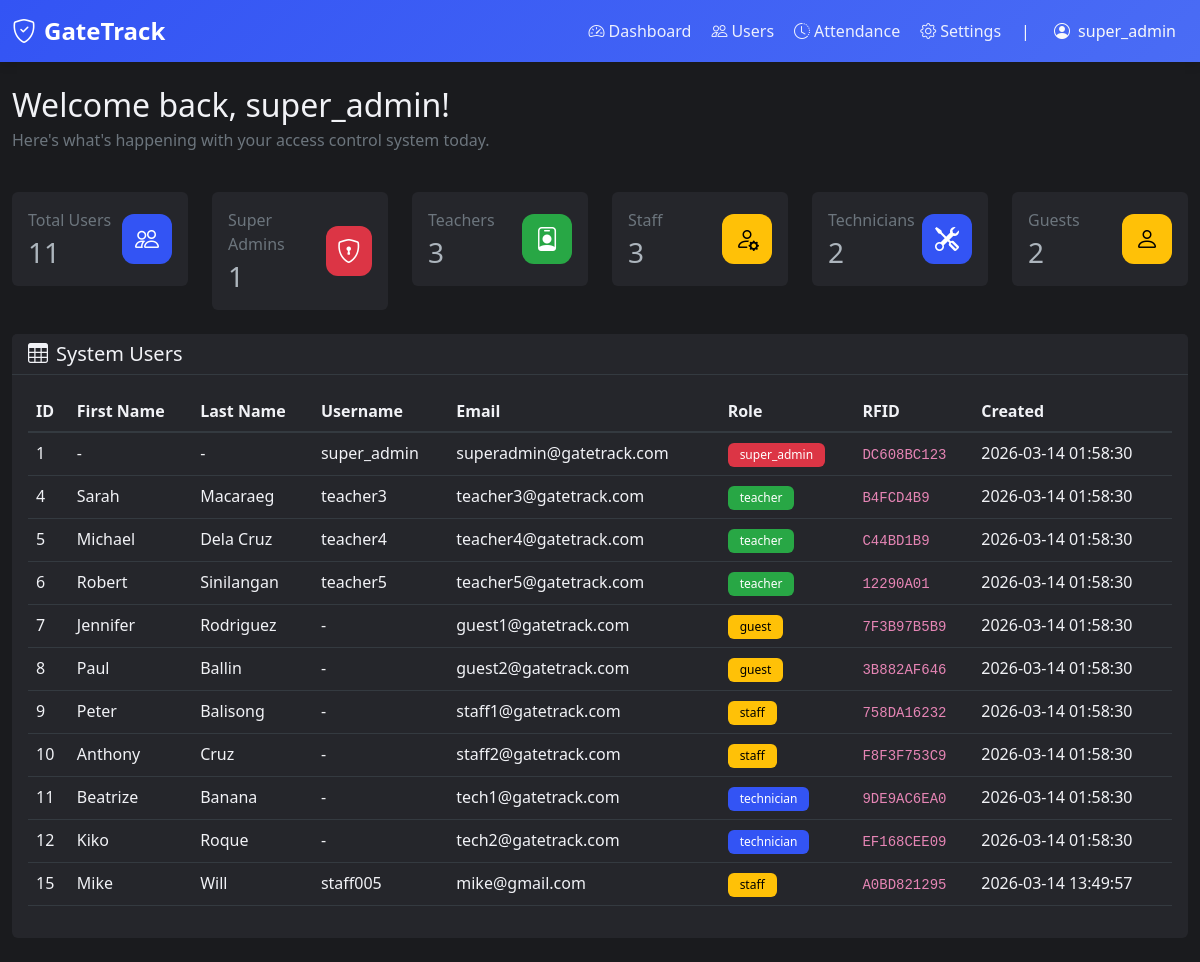
The page /dashboard (signed in) on the database as committed earlier.
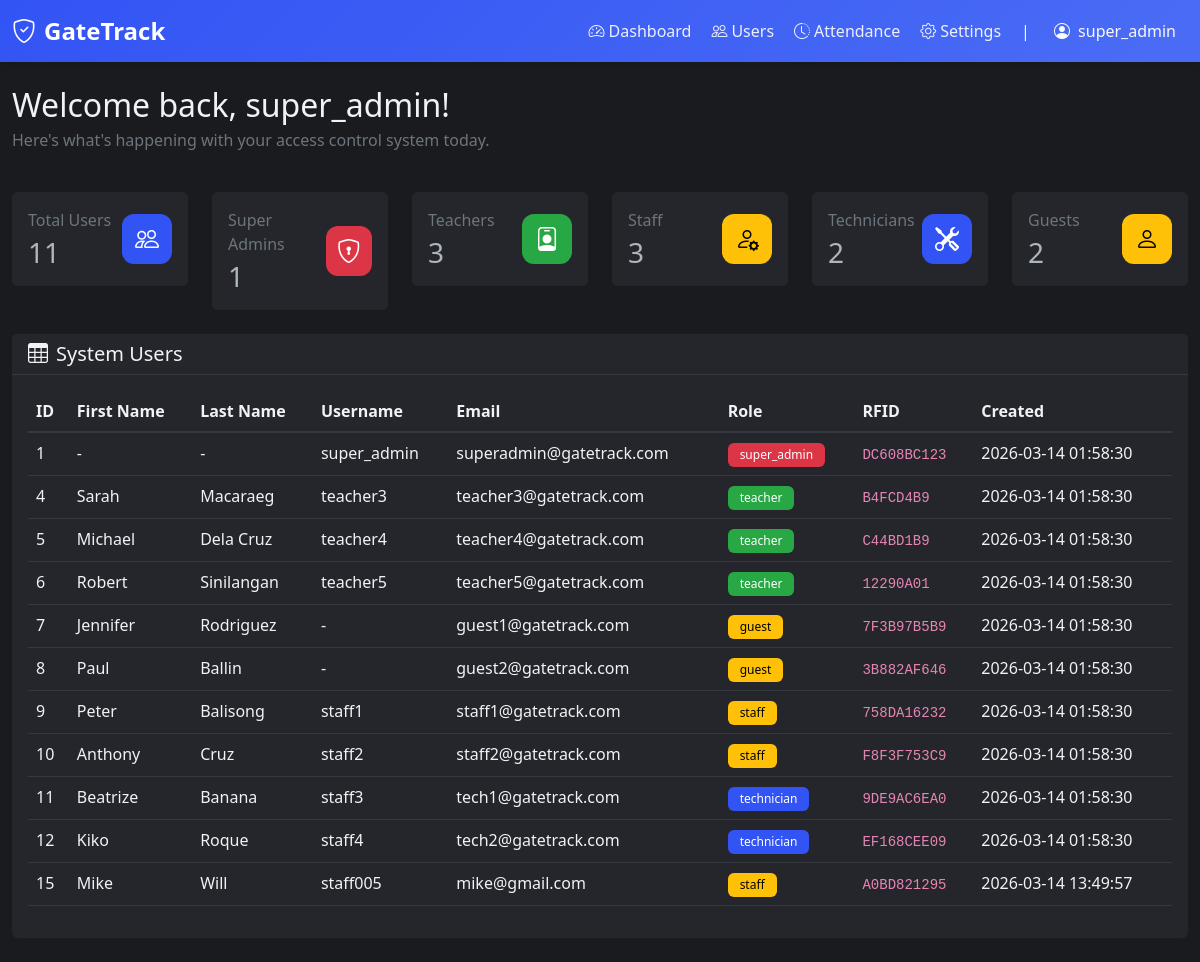
The same page on the database as committed later.
### tables this page shows
CREATE TABLE "users" (id INTEGER NOT NULL, username VARCHAR(80), email VARCHAR(120) NOT NULL, password VARCHAR(200), contact VARCHAR(20), gender VARCHAR(10), role VARCHAR(20) NOT NULL, created_at DATETIME, rfid TEXT, first_name VARCHAR(50), last_name VARCHAR(50), PRIMARY KEY (id), UNIQUE (email));

### app.py (the view)
@app.route('/dashboard')
@login_required
def dashboard():
    user_count = get_user_count_by_role()
    super_admin_count = get_user_count_by_role('super_admin')
    teacher_count = get_user_count_by_role('teacher')
    staff_count = get_user_count_by_role('staff')
    technician_count = get_user_count_by_role('technician')
    guest_count = get_user_count_by_role('guest')
    users = get_all_users()
    return render_template(
        'dashboard.html',
        user_count=user_count,
        super_admin_count=super_admin_count,
        teacher_count=teacher_count,
        staff_count=staff_count,
        technician_count=technician_count,
        guest_count=guest_count,
        users=users
    )

### app.py (called while the page is built)
def get_connection():
    conn = sqlite3.connect(DB_PATH)
    conn.row_factory = sqlite3.Row
    return conn

def get_all_users():
    conn = get_connection()
    cursor = conn.cursor()
    cursor.execute('SELECT * FROM users ORDER BY id')
    users = cursor.fetchall()
    conn.close()
    return users

def get_user_count_by_role(role=None):
    conn = get_connection()
    cursor = conn.cursor()
    if role:
        cursor.execute('SELECT COUNT(*) FROM users WHERE role = ?', (role,))
    else:
        cursor.execute('SELECT COUNT(*) FROM users')
    count = cursor.fetchone()[0]
    conn.close()
    return count

def login_required(f):
    @wraps(f)
    def decorated_function(*args, **kwargs):
        if 'user_id' not in session:
            flash('Please log in to access this page.', 'error')
            return redirect(url_for('login'))
        return f(*args, **kwargs)
    return decorated_function

### templates/dashboard.html (shortened to what the changed rows need)
{% extends "nav.html" %} {% block title %}Dashboard - GateTrack{% endblock %}  {% block content %}
<div class="row mb-4">
  <div class="col-12">
    <h2 class="mb-1">
      Welcome back, {{ session.get('username') or session.get('email') }}!
    </h2>
  </div>
</div>
<div class="row">
  <div class="col-12">
    <div class="card">
      <div class="card-body">
        <div class="table-responsive">
          <table class="table table-hover">
            <thead>
              <tr>
                <th>ID</th>
                <th>First Name</th>
                <th>Last Name</th>
                <th>Username</th>
                <th>Email</th>
                <th>Role</th>
                <th>RFID</th>
                <th>Created</th>
              </tr>
            </thead>
            <tbody>
              {% for user in users %}
              <tr>
                <td>{{ user.id }}</td>
                <td>{{ user.first_name or '-' }}</td>
                <td>{{ user.last_name or '-' }}</td>
                <td>{{ user.username or '-' }}</td>
                <td>{{ user.email }}</td>
                <td>
                  {% if user.role == 'super_admin' %}
                  <span class="badge bg-danger">{{ user.role }}</span>
                  {% elif user.role == 'teacher' %}
                  <span class="badge bg-success">{{ user.role }}</span>
                  {% elif user.role == 'staff' %}
                  <span class="badge bg-warning text-dark"
                    >{{ user.role }}</span
                  >
                  {% elif user.role == 'technician' %}
                  <span class="badge bg-primary">{{ user.role }}</span>
                  {% else %}
                  <span class="badge bg-warning text-dark"
                    >{{ user.role }}</span
                  >
                  {% endif %}
                </td>
                <td><code>{{ user.rfid or 'N/A' }}</code></td>
                <td>{{ user.created_at }}</td>
              </tr>
              {% endfor %}
            </tbody>
          </table>
        </div>
      </div>
    </div>
  </div>
</div>
{% endblock %}

Rows that differ between the two databases and show on the page:
changed users "Peter": username "-" → "staff1"
changed users "Anthony": username "-" → "staff2"
changed users "Beatrize": username "-" → "staff3"
changed users "Kiko": username "-" → "staff4"
